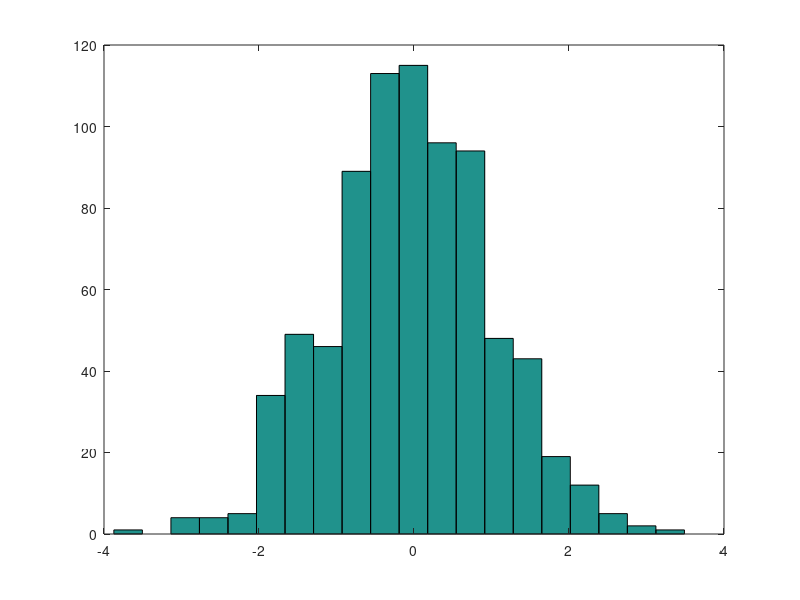

Recreate this plot in MATLAB.
clear all;
close all;

a = 1;
f2 = @(x) -log(x)/a;

g = @(x) 0.5*exp(-abs(x));
f = @(x) (1/sqrt(2*pi))*exp(-(x^2)/2);

numbers = [];
u_nums = [];

c = 1.3;

for i=1:1000
    u = rand();
    sign = rand();
    if sign < 0.5
        x = f2(u);
    else
        x = -f2(u);
    end
    u_rand = rand();
    if c*g(x)*u_rand < f(x)
        u_nums(end+1) = u;
        numbers(end+1) = x;
    end
end

% figure
% plot(numbers, u_nums, ".");
% figure
% plot(all_numbers, all_u_nums, ".");

figure
hist(numbers,20)

median = median(numbers);
mean = mean(numbers);
var = var(numbers);

median
mean
var
        